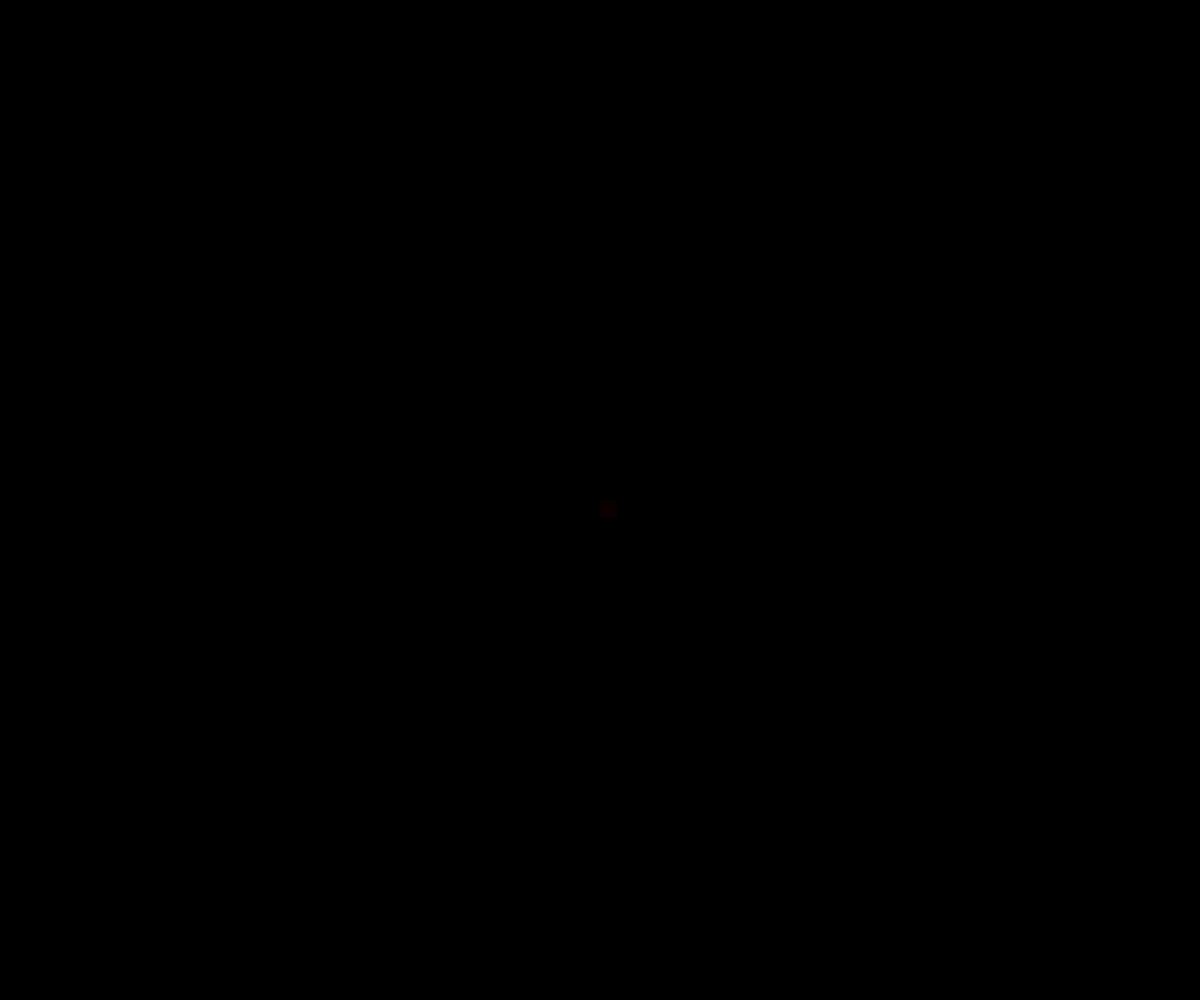
Frame 1 (no input)
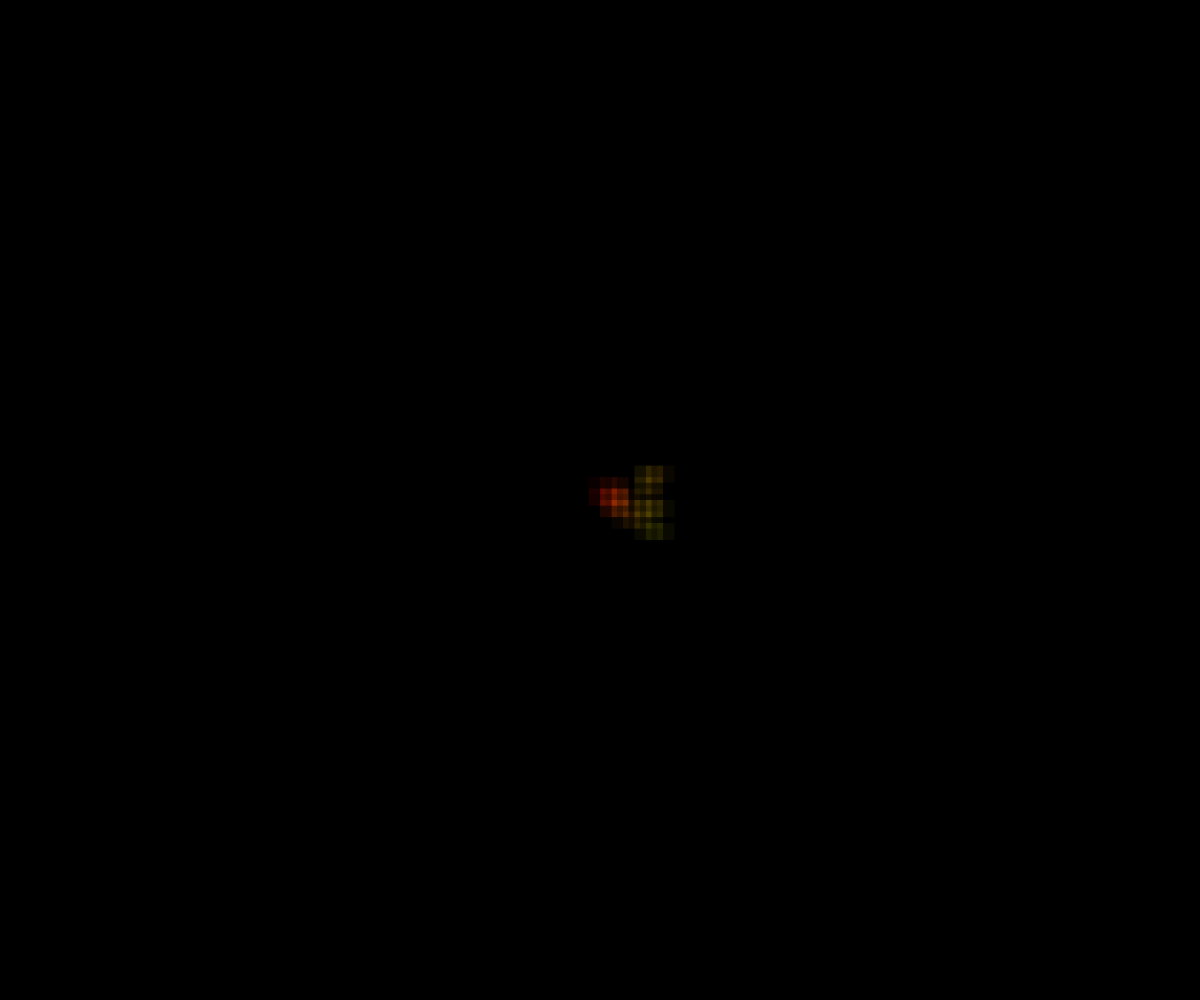
Frame 60 (no input)
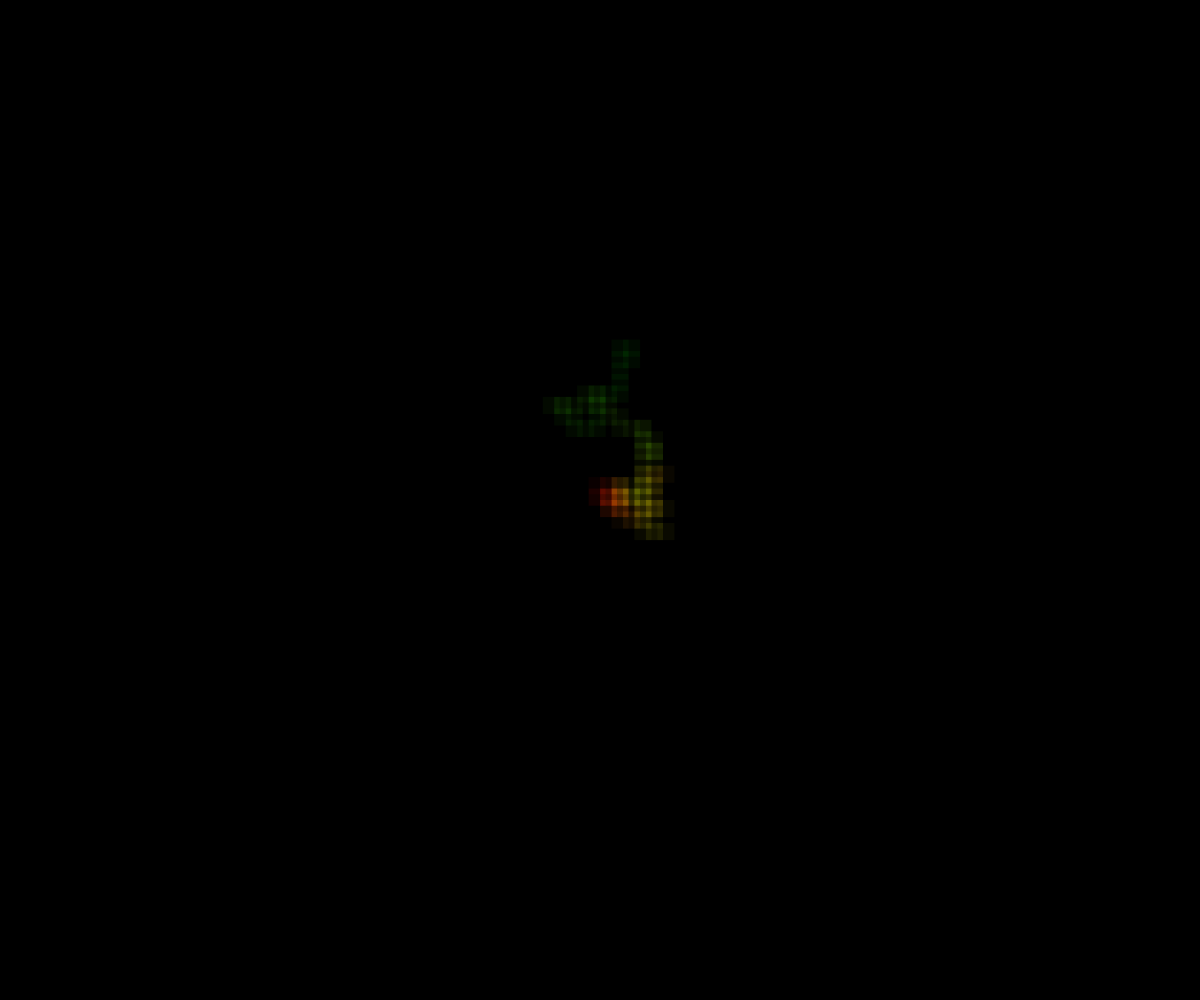
Frame 120 (the mouse pressed at the canvas centre since frame 60)

The p5.js sketch that drew these frames (run headless with seeded random() and noise() and a simulated clock; from frame 60 on, the mouse is pressed at the canvas centre):

// p5.js sketch
// ── sketch.js
var pos;

var steps = 9;
var pointSize = 10;

var hue = 1;

function setup() {
    createCanvas(windowWidth, windowHeight);
    pos = createVector(width/2, height/2);
	background(0);
	colorMode(HSB, 360, 100, 100, 255);
	
	pointSize = (windowWidth + windowHeight) / 128;
	steps = pointSize * 2 / 3;
	
	hue = 1;
}
function draw() {
    
    //stroke(hue, 100, 100, 10);
	
	noStroke();
	fill(hue, 100, 100, 10)
    //strokeWeight(pointSize);
    //point(x, y);
	
	rect(pos.x, pos.y, pointSize, pointSize);
    var r = floor(random(4));
    switch (r) {
        case 0:
            {
                pos.x -= steps;
            }
            break;
        case 1:
            {
                pos.x += steps;
            }
            break;
        case 2:
            {
                pos.y -= steps;
            }
            break;
        case 3:
            {
                pos.y += steps;
            }
            break;
    }
	
	pos.x = constrain(pos.x, 0, width);
	pos.y = constrain(pos.y, 0, height);
	
	hue++;
	if(hue > 360)
		hue = 0;
}

function windowResized(){
	
	resizeCanvas(windowWidth, windowHeight);
	background(0);
}
